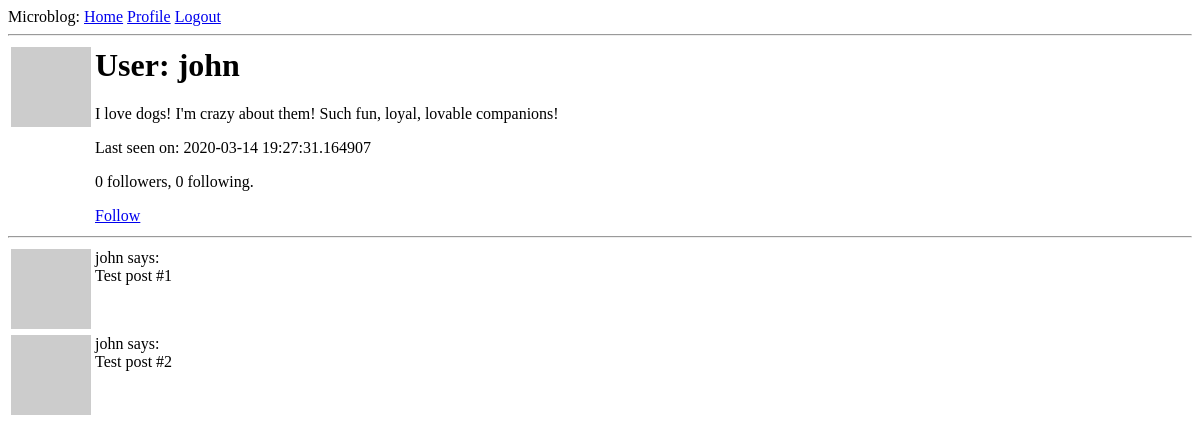
Page /user/john (signed in) on the earlier database version.
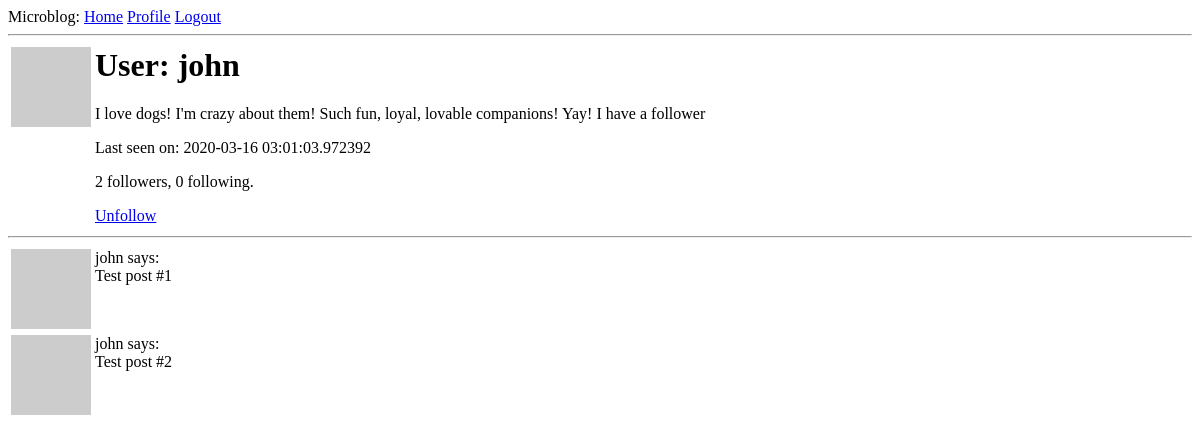
Same page on the later database version.
### app/models.py (models this page shows, shortened)
class User(UserMixin, db.Model):
	id = db.Column(db.Integer, primary_key=True)
	username = db.Column(db.String(64), index=True, unique=True)
	email = db.Column(db.String(120), index=True, unique=True)
	password_hash = db.Column(db.String(128))
	posts = db.relationship('Post', backref='author', lazy='dynamic')
	about_me = db.Column(db.String(140))
	last_seen = db.Column(db.DateTime, default=datetime.utcnow)
	followed = db.relationship(
		'User', # right side of relationship (users)
		secondary=followers, # left side of relationship (followers)
		primaryjoin=(followers.c.follower_id == id), # condition that links the left with the association table
		secondaryjoin=(followers.c.followed_id == id), # condition that links the right with the association table
		backref=db.backref('followers', lazy='dynamic'), # how this relationship will be accessed from the right side (from the left, the relationship is named `followed`)
		lazy='dynamic')
	def avatar(self, size):
		digest = md5(self.email.lower().encode('utf-8')).hexdigest()
		return 'https://www.gravatar.com/avatar/{}?d=identicon&s={}'.format(digest, size)
	def is_following(self, user):
		return self.followed.filter(
			followers.c.followed_id == user.id
			).count() > 0

### app/routes.py (the view)
@app.route('/user/<username>')
@login_required
def user(username):
	user = User.query.filter_by(username=username).first_or_404()
	posts = [
		{'author': user, 'body': 'Test post #1'},
		{'author': user, 'body': 'Test post #2'}
	]
	return render_template('user.html', user=user, posts=posts)

### app/models.py (called while the page is built)
@login.user_loader
def load_user(id):
	return User.query.get(int(id))

### app/routes.py (called while the page is built)
@app.before_request
def before_request():
	if current_user.is_authenticated:
		current_user.last_seen = datetime.utcnow()
		db.session.commit()

### app/templates/user.html
{% extends "base.html" %}
{% block content %}
	<table>
		<tr valign='top'>
			<td><img src="{{ user.avatar(128) }}"></td>
			<td>
				<h1>User:  {{ user.username }}</h1>
				{% if user.about_me %}
					<p>{{ user.about_me }}</p>
				{% endif %}
				{% if user.last_seen %}
					<p>Last seen on: {{ user.last_seen }}</p>
				{% endif %}
				<p>
					{{ user.followers.count() }} followers,
					{{ user.followed.count() }} following.
				</p>
				{% if user == current_user %}
					<p><a href="{{ url_for('edit_profile') }}">
						Edit your profile
					</a></p>
				{% elif not current_user.is_following(user) %}
					<p><a href="{{ url_for('follow', username=user.username) }}">
						Follow
					</a></p>
				{% else %}
					<p><a href="{{ url_for('unfollow', username=user.username) }}">
						Unfollow
					</a></p>
				{% endif %}
			</td>
		</tr>
	</table>
	<hr>
	{% for post in posts %}
		{% include "_post.html" %}
	{% endfor %}
{% endblock %}

### app/templates/base.html (shortened to what this page needs)
<html>
  <head>
  </head>
  <body>
    <div>Microblog:
      <a href="{{ url_for('index') }}">Home</a>
      {% if current_user.is_anonymous %}
      <a href="{{ url_for('login') }}">Login</a>
      {% else %}
      <a href="{{ url_for('user', username=current_user.username) }}">Profile</a>
      <a href="{{ url_for('logout') }}">Logout</a>
      {% endif %}
    </div>
    <hr>
    {% block content %}{% endblock %}
  </body>
</html>

### app/templates/_post.html
 <table>
 	<tr valign="top">
 		<td><img src="{{ post.author.avatar(36) }}"></td>
 		<td>{{ post.author.username }} says: <br>{{ post.body }}</td>
 	</tr>
 </table>

Differences in the rows shown:
changed User "john": about_me "I love dogs! I'm crazy about them! Such fun, loyal, lovable companions!" → "I love dogs! I'm crazy about them! Such fun, loyal, lovable companions! Yay! I have a follower"; last_seen "2020-03-14 19:27:31.164907" → "2020-03-16 03:01:03.972392"
Other differences:
{{ user.followers.count() }}: "0" → "2"
text no longer shown: "Follow"
text now shown: "Unfollow"
